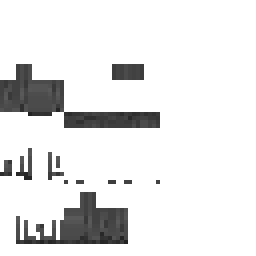
#> input picture baseskin/base_long_skirt.png, 64 x 64 px (shown 4 times larger); its folder holds 8 pictures in this run
$ python skin_generator.py
#> lines starting #> are read from the running program, lines starting #| are printed output that depends on the picture; after the words box and inside, x2 and y2 are one past the last pixel; in counts of white or black regions, pixels touching at a corner belong together
"""
skin_generator.py
특징 JSON → Pillow 픽셀 조작 → 64×64 마인크래프트 스킨 PNG
"""

import re
import numpy as np
from PIL import Image
from pathlib import Path
from colorsys import rgb_to_hsv, hsv_to_rgb

# ── numpy 벡터화 HSV 변환 ──────────────────────────────────────────
def _np_rgb2v(rgb_u8: np.ndarray) -> np.ndarray:
    """(H,W,3) uint8 → (H,W) V float32"""
    f = rgb_u8.astype(np.float32) / 255.0
    return f.max(axis=-1)

BRIGHTNESS_BOOST = 1.30  # 의상·머리 밝기 배율 (1.0 = 원본, 높을수록 밝아짐)

# [30 lines left out: function _np_hsv_recolor, not called in this run]
from .recolor_skin import load_base, apply_skin_tone

BASESKIN_DIR = Path(__file__).parent.parent / "baseskin"

# ── 마스크 색상 → 존 매핑 ──────────────────────────────────────────
# 각 픽셀 색상을 "top" / "bottom" / "shoes" / "jacket" / "skip" 로 분류

# [7 lines left out: function detect_zone, not called in this run]


# ── UV 면별 명암 테이블 ────────────────────────────────────────────
# (x, y, w, h, shade_factor)
_SHADE_REGIONS = [
    # 몸통
    (20, 16,  8,  4, 0.90),  # body top
    (28, 16,  8,  4, 0.92),  # body bottom (몸통 하단면 — 다리 접합부, 엉덩이 선 최소화)
    (16, 20,  4, 12, 0.80),  # body right
    (20, 20,  8, 12, 1.00),  # body front
    (28, 20,  4, 12, 0.80),  # body left
    (32, 20,  8, 12, 0.65),  # body back
    # 재킷 오버레이
    (16, 36,  4, 12, 0.80),
    (20, 36,  8, 12, 1.00),
    (28, 36,  4, 12, 0.80),
    (32, 36,  8, 12, 0.65),
    # 오른팔
    (44, 16,  4,  4, 0.90),
    (40, 20,  4, 12, 0.80),
    (44, 20,  4, 12, 1.00),
    (48, 20,  4, 12, 0.80),
    (52, 20,  4, 12, 0.65),
    # 왼팔 (2레이어)
    (36, 48,  4,  4, 0.90),
    (32, 52,  4, 12, 0.80),
    (36, 52,  4, 12, 1.00),
    (40, 52,  4, 12, 0.80),
    (44, 52,  4, 12, 0.65),
    # 오른 다리
    ( 4, 16,  4,  4, 0.90),
    ( 0, 20,  4, 12, 0.80),
    ( 4, 20,  4, 12, 1.00),
    ( 8, 20,  4, 12, 0.80),
    (12, 20,  4, 12, 0.65),
    # 왼 다리 (2레이어)
    (20, 48,  4,  4, 0.90),
    (16, 52,  4, 12, 0.80),
    (20, 52,  4, 12, 1.00),
    (24, 52,  4, 12, 0.80),
    (28, 52,  4, 12, 0.65),
    # 가랑이 그림자: 다리 안쪽 면 상단 3행 (앞면은 건드리지 않음)
    ( 8, 20,  4,  3, 0.55),  # 오른 다리 안쪽(좌면) 상단
    (24, 52,  4,  3, 0.55),  # 왼 다리 안쪽(우면) 상단
    # 의상 앞면 가장자리 AO — 텍스처가 평평한 레퍼런스(민무늬)도 모서리 음영으로
    # 입체감을 갖도록. 몸통·팔 앞면의 좌우 끝열을 살짝 어둡게.
    (20, 20,  1, 12, 0.80),  # 몸통 앞면 좌단
    (27, 20,  1, 12, 0.80),  # 몸통 앞면 우단
    (21, 20,  1, 12, 0.91),  # 몸통 앞면 좌 안쪽
    (26, 20,  1, 12, 0.91),  # 몸통 앞면 우 안쪽
    (44, 20,  1, 12, 0.84),  # 오른팔 앞면 좌단
    (47, 20,  1, 12, 0.84),  # 오른팔 앞면 우단
    (36, 52,  1, 12, 0.84),  # 왼팔 앞면 좌단
    (39, 52,  1, 12, 0.84),  # 왼팔 앞면 우단
]

def _build_shade_map() -> np.ndarray:
    shade_map = np.ones((64, 64), dtype=np.float32)
    for (x, y, w, h, f) in _SHADE_REGIONS:
        shade_map[y:y+h, x:x+w] = f
    return shade_map

_SHADE_MAP = _build_shade_map()


def _build_pleat_darken_map() -> np.ndarray:
    """치마/바지 주름 수직 줄무늬 다크닝 맵 (ref8/9 패턴 기반).
    1.0=원본, 낮을수록 어둡게. UV 면 내부 열 위치로 주름 음영 표현.
    y 범위를 지정해 BODY(y=16..32)와 LLEG(y=48..64)의 x 겹침 방지."""
    m = np.ones((64, 64), dtype=np.float32)

    def _stripe(y0, y1, x_start, cols_darken):
        """cols_darken: [(col_offset, factor), ...]"""
        for col, f in cols_darken:
            m[y0:y1, x_start + col] = np.minimum(m[y0:y1, x_start + col], f)

    # ── y=16..32 영역: BODY(x=16..40) + RLEG(x=0..16) ────────────
    # Body front (8px wide): ref9 패턴 — 중앙 cols 3,4 진하게, 2,5 중간
    _stripe(16, 32, 20, [(2, 0.82), (3, 0.70), (4, 0.70), (5, 0.82)])
    _stripe(16, 32, 16, [(1, 0.82), (2, 0.82)])   # body right  (4px)
    _stripe(16, 32, 28, [(1, 0.82), (2, 0.82)])   # body left   (4px)
    _stripe(16, 32, 32, [(2, 0.82), (3, 0.70), (4, 0.70), (5, 0.82)])  # body back (8px)
    _stripe(16, 32,  4, [(1, 0.86), (2, 0.86)])   # rleg front  (4px)
    _stripe(16, 32,  0, [(1, 0.86), (2, 0.86)])   # rleg right  (4px)
    _stripe(16, 32,  8, [(1, 0.86), (2, 0.86)])   # rleg left   (4px)
    _stripe(16, 32, 12, [(1, 0.86), (2, 0.86)])   # rleg back   (4px)

    # ── y=48..64 영역: LLEG(x=16..32) ───────────────────────────
    _stripe(48, 64, 20, [(1, 0.86), (2, 0.86)])   # lleg front  (4px)
    _stripe(48, 64, 16, [(1, 0.86), (2, 0.86)])   # lleg left   (4px)
    _stripe(48, 64, 24, [(1, 0.86), (2, 0.86)])   # lleg right  (4px)
    _stripe(48, 64, 28, [(1, 0.86), (2, 0.86)])   # lleg back   (4px)

    return m

_PLEAT_DARKEN_MAP = _build_pleat_darken_map()


def _load_skirt_shade_map(fname: str):
    """치마 전용 베이스 V맵 로드.
    비투명 픽셀 → raw V값, 투명 픽셀 → NaN, 파일 없으면 None 반환."""
    p = BASESKIN_DIR / fname
    if not p.exists():
        return None
    m = np.full((64, 64), np.nan, dtype=np.float32)
    img = np.array(Image.open(p).convert("RGBA"), dtype=np.uint8)
    has_pixel = img[:, :, 3] > 10
    v = _np_rgb2v(img[:, :, :3])
    m[has_pixel] = v[has_pixel]
    return m

_SHORT_SKIRT_SHADE = _load_skirt_shade_map("base_short_skirt.png")
_LONG_SKIRT_SHADE  = _load_skirt_shade_map("base_long_skirt.png")
#> call 2 of _load_skirt_shade_map, with fname = 'base_long_skirt.png'
#> in _load_skirt_shade_map, img is the input picture: shape (64, 64, 4); mean R, G, B, A 8.8, 8.8, 8.8, 32.8
#> in _load_skirt_shade_map (call 2), `has_pixel = img[:, :, 3] > 10`:
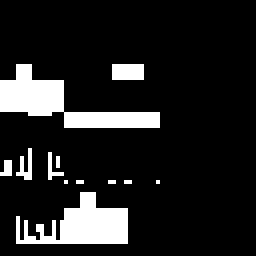
#> has_pixel: shape (64, 64) bool (shown 4 times larger); 12.9% white; 12 white regions (9 under 20 px), largest, box (x1, y1, x2, y2) and area: (0, 16, 40, 32) 246, (4, 48, 32, 61) 203, (28, 16, 36, 20) 32
#> in _np_rgb2v, `f = rgb_u8.astype(np.float32) / 255.0`:
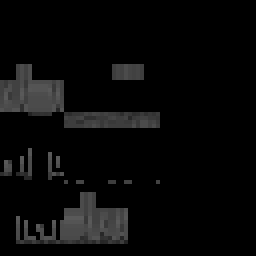
#> f: shape (64, 64, 3) float32 (shown 4 times larger); min 0, max 0.349, mean 0.0345
#> in _load_skirt_shade_map (call 2), `m[has_pixel] = v[has_pixel]`:
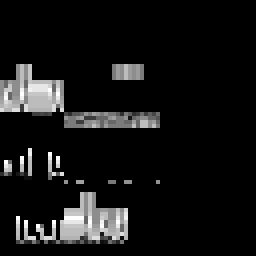
#> m: shape (64, 64) float32 (shown 4 times larger); 87.13% of the values are NaN or infinite; the others: min 0.137, max 0.349, mean 0.268; drawn with min black, max white, NaN and infinite black

# 다리 UV 서브 마스크 (밑단 행 동적 계산용)
_RLEG_UV = np.zeros((64, 64), dtype=bool)
_RLEG_UV[16:32, 0:16] = True
_LLEG_UV = np.zeros((64, 64), dtype=bool)
_LLEG_UV[48:64, 16:32] = True


# ── 마스크 파일 선택 ───────────────────────────────────────────────
# (top 키워드, bottom 키워드, 파일명) — 위에 있을수록 우선
# top/bot 키워드 모두 비어있으면 무조건 매칭 (폴백 역할)
MASK_STYLE_MAP = [
    # 자켓/코트/카디건/아우터 — 하의별 전용 마스크
    (["자켓","jacket","코트","블레이저","카디건","가디건","cardigan","니트","스웨터","집업","점퍼","후드집업"],
     ["반바지","shorts","쇼츠","핫팬츠","bermuda","짧은 바지","짧은바지","short pants"],  "mask_jacket_shorts.png"),
    (["자켓","jacket","코트","블레이저","카디건","가디건","cardigan","니트","스웨터","집업","점퍼","후드집업"],
     ["롱스커트","긴 스커트","맥시","원피스","드레스"],                                   "mask_jacket_longskirt.png"),
    (["자켓","jacket","코트","블레이저","카디건","가디건","cardigan","니트","스웨터","집업","점퍼","후드집업"],
     ["스커트","치마","미니"],                                                           "mask_jacket_skirt.png"),
    (["자켓","jacket","코트","블레이저","카디건","가디건","cardigan","니트","스웨터","집업","점퍼","후드집업"],
     [],                                                                               "mask_jacket.png"),
    # 오프숄더 / 크롭 (숄더리스) — 반바지 먼저, 치마, 롱스커트, 폴백 순
    (["오프숄더","off-shoulder"],  ["반바지","shorts","쇼츠","핫팬츠","bermuda","짧은바지","short pants"], "mask_crop_shorts_shorderless.png"),
    (["오프숄더","off-shoulder"],  ["롱스커트","긴 스커트","맥시","원피스","드레스"], "mask_crop_long_shorderless.png"),
    (["오프숄더","off-shoulder"],  ["스커트","치마","미니"],                          "mask_crop_shorts_shorderless.png"),
    (["오프숄더","off-shoulder"],  [],                                                "mask_crop_long_shorderless.png"),
    # 크롭탑
    (["크롭","crop"], ["롱스커트","긴 스커트","맥시","원피스","드레스"],              "mask_crop_skirt.png"),
    (["크롭","crop"], ["스커트","치마","미니"],                                        "mask_crop_skirt.png"),
    (["크롭","crop"], ["반바지","shorts","쇼츠","핫팬츠","bermuda","짧은 바지","짧은바지","short pants"], "mask_crop_shorts.png"),
    (["크롭","crop"], [],                                                              "mask_crop_long.png"),
    # 민소매
    (["민소매","나시","sleeveless","탱크"], ["롱스커트","긴 스커트","맥시","원피스","드레스"], "mask_sleeveless_longskirt.png"),
    (["민소매","나시","sleeveless","탱크"], ["스커트","치마","미니"],                        "mask_sleeveless_skirt.png"),
    (["민소매","나시","sleeveless","탱크"], ["반바지","shorts","쇼츠","핫팬츠","bermuda","짧은 바지","짧은바지","short pants"], "mask_sleeveless_shorts.png"),
    (["민소매","나시","sleeveless","탱크"], [],                                             "mask_sleeveless.png"),
    # 반팔
    (["반팔","short sleeve","반소매","반팔티","t-shirt","tshirt","티셔츠","tee","polo"], ["롱스커트","긴 스커트","맥시","원피스","드레스"],    "mask_shortsleeve_longskirt.png"),
    (["반팔","short sleeve","반소매","반팔티","t-shirt","tshirt","티셔츠","tee","polo"], ["스커트","치마","미니스커트"],                       "mask_shortsleeve_skirt.png"),
    (["반팔","short sleeve","반소매","반팔티","t-shirt","tshirt","티셔츠","tee","polo"], ["반바지","shorts","쇼츠","핫팬츠","bermuda","짧은 바지","짧은바지","short pants"], "mask_shortsleeve_shorts.png"),
    (["반팔","short sleeve","반소매","반팔티","t-shirt","tshirt","티셔츠","tee","polo"], [],                                                   "mask_shortsleeve.png"),
    # 긴팔 (나머지)
    ([], ["롱스커트","긴 스커트","맥시","원피스","드레스"],                                  "mask_longsleeve_longskirt.png"),
    ([], ["스커트","치마","미니스커트"],                                                     "mask_longsleeve_skirt.png"),
    ([], ["반바지","shorts","쇼츠","핫팬츠","bermuda","짧은 바지","짧은바지","short pants"], "mask_longsleeve_shorts.png"),
]
MASK_FALLBACK = "mask_longsleeve.png"

# 악세서리 키워드 → 오버레이 마스크
ACC_OVERLAY_MAP = [
    (["시계","watch"],                        "mask_acc_watch.png"),
    (["목걸이","necklace","체인"],             "mask_acc_necklace.png"),
    (["귀걸이","earring","이어링"],            "mask_acc_earrings.png"),
    (["벨트","belt"],                          "mask_acc_belt.png"),
    (["부츠","boots"],                         "mask_acc_boots.png"),
]


# [40 lines left out: functions pick_mask, pick_acc_overlays, not called in this run]


_REF_SKIN_CACHE: dict = {}

# ── 스타일 키워드 → 레퍼런스 스킨 매핑 ──────────────────────────────
# 우선순위 높은 것부터 (특수 의상만 등록, 나머지는 색상 자동 매칭)
_STYLE_REF_MAP = [
    # (상의 키워드, 하의 키워드, 레퍼런스 파일)
    (["교복", "school uniform", "세일러", "교복치마"],      [],   "reference (10).png"),
    (["정장", "suit", "비즈니스", "포멀", "자켓", "블레이저", "jacket"], ["슬랙스", "정장", ""], "reference (22).png"),
    (["한복", "저고리", "치마저고리"],                      [],   "reference (65).png"),
    (["경찰", "police", "군복", "유니폼", "제복"],          [],   "reference (5).png"),
    (["웨딩", "웨딩드레스", "wedding"],                     [],   "reference (33).png"),
    (["드레스", "원피스", "dress"],                          [],   "reference (58).png"),
    ([], ["드레스", "원피스", "dress"],                            "reference (58).png"),
    (["수영복", "비키니", "swimsuit"],                       [],   "reference (35).png"),
    (["스포츠", "운동복", "트레이닝", "sport", "gym"],      [],   "reference (62).png"),
    (["후드", "hoodie", "sweatshirt"],                      [],   "reference (56).png"),
]
_REF_FALLBACK = "reference (14).png"

# ── 레퍼런스 태그 사전 (모듈 로드 시 1회 로드) ───────────────────────
import json as _json

_REF_TAGS: dict = {}

def _load_ref_tags():
    tags_path = BASESKIN_DIR / "reference_tags.json"
    if tags_path.exists():
        try:
            _REF_TAGS.update(_json.loads(tags_path.read_text(encoding="utf-8")))
#> (reads baseskin/reference_tags.json from the repository)
        except Exception:
            pass

_load_ref_tags()

# ── 컴포넌트 라이브러리 (mine_assets.py 실행 후 활성화) ──────────────
_COMP_CACHE: dict = {}
_COMP_INDEX: dict = {}

def _load_comp_index():
    idx_path = BASESKIN_DIR / "components" / "component_index.json"
    if idx_path.exists():
        try:
            _COMP_INDEX.update(_json.loads(idx_path.read_text(encoding="utf-8")))
        except Exception:
            pass

_load_comp_index()


# [16 lines left out: functions _load_component, _hex_to_rgb, not called in this run]


# 의상 패턴 키워드 — 민무늬 입력에 패턴 레퍼런스가 선택되는 것을 막기 위함.
# 레퍼런스 텍스처의 체크·줄무늬는 HSV 재채색 후에도 격자 음영으로 남아
# 흰색 등 단색 의상을 더럽힌다.
_PATTERN_KWS = [
    "체크", "플래드", "plaid", "check", "스트라이프", "stripe", "줄무늬",
    "격자", "타탄", "tartan", "도트", "폴카", "물방울", "아가일", "argyle",
    "패턴", "pattern", "꽃무늬", "floral", "레이어드",
]

def _has_pattern(text: str) -> bool:
    t = (text or "").lower()
    return any(k in t for k in _PATTERN_KWS)


# [41 lines left out: function _score_ref_top, not called in this run]


_SHORTS_SYNONYMS = {
    "반바지","쇼츠","shorts","핫팬츠","bermuda","짧은바지","짧은 바지","short pants",
    "hot pants","cutoff","denim shorts","데님 쇼츠","cargo short",
    "5부 바지","7부 바지","5부","반팬츠","체크 쇼츠","짧은 팬츠",
    "short","ショーツ","쇼트 팬츠","short pants","반 바지",
}
_SKIRT_SYNONYMS  = {"치마","스커트","skirt","미니스커트","롱스커트"}
_PANTS_SYNONYMS  = {"바지","슬랙스","청바지","pants","slacks","trousers","leggings"}

# [141 lines left out: functions _bottom_category, _score_ref_bot, _score_ref_arm, _score_ref_hair, _best_ref, not called in this run]


# 의상이 칠해지는 UV 면 (앞/뒤/좌/우) — 레퍼런스 텍스처 정규화 대상
_CLOTH_FACES = [
    (20, 20, 8, 12), (32, 20, 8, 12), (16, 20, 4, 12), (28, 20, 4, 12),  # 몸통
    (44, 20, 4, 12), (52, 20, 4, 12), (40, 20, 4, 12), (48, 20, 4, 12),  # 오른팔
    (36, 52, 4, 12), (44, 52, 4, 12), (32, 52, 4, 12), (40, 52, 4, 12),  # 왼팔(L1)
    ( 4, 20, 4, 12), (12, 20, 4, 12), ( 0, 20, 4, 12), ( 8, 20, 4, 12),  # 오른다리
    (20, 52, 4, 12), (28, 52, 4, 12), (16, 52, 4, 12), (24, 52, 4, 12),  # 왼다리(L1)
]


# [152 lines left out: functions _normalize_ref_clothing, _load_ref, _select_ref_components, _select_ref_pair, _build_zone_masks, not called in this run]


_TOP_ZONES = {"top", "jacket", "acc"}
_BOT_ZONES = {"bottom", "shoes"}

# 팔 UV 영역 — top/jacket 존 중 팔에 속하는 픽셀 구분용
_RARM_UV_MASK = np.zeros((64, 64), dtype=bool)
_RARM_UV_MASK[16:32, 40:56] = True  # 오른팔 레이어1
_LARM_UV_MASK = np.zeros((64, 64), dtype=bool)
_LARM_UV_MASK[48:64, 32:48] = True  # 왼팔 레이어1
_ARM_UV_MASK  = _RARM_UV_MASK | _LARM_UV_MASK  # 양팔 합산 (하위 호환)

# 다리 UV 영역 — BOT 존 중 실제 다리에 속하는 픽셀 구분용
# (몸통 하단 픽셀은 body_ref V, 다리 픽셀은 leg_ref V 사용 → 색 연결 일관성)
_LEG_UV_MASK = np.zeros((64, 64), dtype=bool)
_LEG_UV_MASK[16:32, 0:16]  = True   # 오른다리 레이어1
_LEG_UV_MASK[48:64, 16:32] = True   # 왼다리 레이어1


# [415 lines left out: functions _zone_stats_split, _paint_bot_zone_flat, _paint_mask, apply_mask_clothing, _trim_ref_for_shorts, _fill_back_faces and 1 more, not called in this run]


# ── 머리카락 ──────────────────────────────────────────────────────
# 뱅(앞머리/머리 전체) 파일 — 항상 먼저 합성
HAIR_BANGS_MAP = {
    "일자뱅": "base_hair_bangs_full.png",
    "사이드뱅": "base_hair_bangs_side.png",
    "노뱅":    "base_hair_bangs_none.png",
    "가르마":  "base_hair_bangs_curtain.png",
}
HAIR_BANGS_FALLBACK = "base_hair_bangs_full.png"

# 몸통 연장 파일 — 뱅 위에 추가 합성 (단발은 None)
HAIR_BODY_MAP: dict = {
    "장발_생머리":      ["base_hair_long_wave.png"],     # 생머리도 웨이브가 더 자연스러움
    "장발_웨이브":      ["base_hair_long_wave.png"],
    "중장발_생머리":    ["base_hair_mid_wave.png"],      # 동일
    "중장발_웨이브":    ["base_hair_mid_wave.png"],
    "꽁지머리":         ["base_hair_ponytail.png"],
    "짧은꽁지":         ["base_hair_short_ponytail.png"],
    "사이드테일":       ["base_hair_sidetail.png"],
    "양갈래_생머리":    ["base_hair_twin_straight_back.png", "base_hair_twin_straight_front.png"],
    "양갈래_웨이브":    ["base_hair_twin_wave_back.png",     "base_hair_twin_wave_front.png"],
    "짧은양갈래_생머리":["base_hair_twin_straight_short_back.png", "base_hair_twin_straight_short_front.png"],
    "짧은양갈래_웨이브":["base_hair_twin_wave_short_back.png",     "base_hair_twin_wave_front.png"],
    "단발": None,
    "숏컷": None,   # 남성 짧은머리 — 몸통 연장 없음
}


# [74 lines left out: functions pick_hair_files, load_hair_base, recolor_hair_base, _composite_layer, draw_hair_body_only, not called in this run]


def _load_del_mask() -> tuple:
    """del.png의 마젠타 픽셀 좌표 (layer2 face 기준) 로드."""
    p = BASESKIN_DIR / "del.png"
    if not p.exists():
        return np.array([], dtype=int), np.array([], dtype=int)
    img = np.array(Image.open(p).convert("RGBA"), dtype=np.uint8)
    mask = (img[:,:,0] > 200) & (img[:,:,1] < 40) & (img[:,:,2] > 200) & (img[:,:,3] > 10)
    return np.where(mask)

_DEL_YS, _DEL_XS = _load_del_mask()


# [7 lines left out: function _stamp_eyes_last, not called in this run]


# 목선 파임 픽셀 좌표 (body front UV: x=20..28, y=20..32)
_NECKLINE_PIXELS = {
    "브이넥":   [(20, 23), (20, 24), (21, 22), (21, 25), (22, 22), (22, 25)],
    "스퀘어넥": [(20, 22), (20, 23), (20, 24), (20, 25), (21, 22), (21, 25)],
    "홀터넥":   [(20, 22), (20, 23), (20, 24), (20, 25)],
    "라운드넥": [(20, 23), (20, 24)],
}

# [5 lines left out: function _apply_neckline, not called in this run]


_BANGS_V_FLOOR = 0.38  # 앞머리 명암 하한 — 그림자가 너무 진하지 않도록

# [135 lines left out: functions draw_hair_bangs_only, draw_hair, draw_hair_from_ref, draw_long_hair_body, draw_glasses, not called in this run]


# ── 유틸 ─────────────────────────────────────────────────────────
COLOR_MAP = {
    "검정": (28, 28, 28),   "블랙": (28, 28, 28),
    "흰색": (238, 238, 238),"흰": (238, 238, 238),   "화이트": (238, 238, 238),
    "회색": (130, 130, 130),"그레이": (130, 130, 130),"밝은 회색": (180, 180, 180),
    "빨강": (190, 45, 45),  "레드": (190, 45, 45),
    "파랑": (50, 90, 190),  "블루": (50, 90, 190),
    "네이비": (25, 35, 95), "남색": (25, 35, 95),
    "하늘": (90, 155, 215), "하늘색": (90, 155, 215),
    "초록": (50, 130, 60),  "그린": (50, 130, 60),
    "카키": (90, 100, 60),
    "갈색": (110, 65, 35),  "브라운": (110, 65, 35),
    "금발": (252, 239, 171), "금색": (252, 239, 171), "블론드": (252, 239, 171),
    "노랑": (215, 195, 55), "옐로우": (215, 195, 55),
    "주황": (210, 110, 40), "오렌지": (210, 110, 40),
    "분홍": (215, 120, 145),"핑크": (215, 120, 145),
    "보라": (115, 55, 155), "퍼플": (115, 55, 155),
    "베이지": (210, 185, 155),
    "아이보리": (230, 220, 195),
    "민트": (100, 200, 170),
    "연두": (140, 195, 90),
    "자주": (140, 35, 70),  "버건디": (115, 25, 45),
    "카멜": (185, 135, 75),
    "청바지": (70, 100, 150),"데님": (70, 100, 150),
    "교복": (30, 40, 100),
}
DEFAULT_COLOR = (100, 100, 100)

# [19 lines left out: function parse_color, not called in this run]

def _shade_tuple(rgb: tuple, f: float) -> tuple:
    return tuple(max(0, min(255, int(c * f))) for c in rgb)


# ── 메인 ─────────────────────────────────────────────────────────
# ── 눈 형태 매핑 ─────────────────────────────────────────────────
EYE_SHAPE_MAP = {
    "큰눈":     "base_eyes (1).png",
    "둥근눈":   "base_eyes (2).png",
    "일반":     "base_eyes (3).png",   # 기본값 (동양인 실사)
    "아몬드눈": "base_eyes (4).png",
    "반쌍꺼풀": "base_eyes (5).png",
    "가는눈":   "base_eyes (6).png",
    "좁은눈":   "base_eyes (7).png",
    "작은눈":   "base_eyes (8).png",
}
EYE_FALLBACK = "base_eyes (3).png"


_EYE_BOOST_FILE  = "base_eyes (4).png"   # 여성 기본 부스트 (아몬드눈)
_EYE_MALE_FILE   = "base_eyes (8).png"   # 남성 기본 (작은눈)
_EYE_ELDER_FILE  = "base_eyes (7).png"   # 노인 (좁은눈)
_EYE_BOOST_PROB  = 0.75

# [75 lines left out: functions draw_eyes, draw_muscle, not called in this run]


VALID_TONES = {
    "warm_bright", "warm_normal", "warm_dark",
    "cool_bright", "cool_normal", "cool_dark",
    "warm_dark_dark", "cool_dark_dark",
    "cool_dark_dark_dark", "cool_dark_dark_dark_dark",
    "pale", "warm_deeper", "cool_deeper", "dark", "very_dark",
}


# [203 lines left out: functions generate_skin, generate_skin_from_photo, not called in this run]
